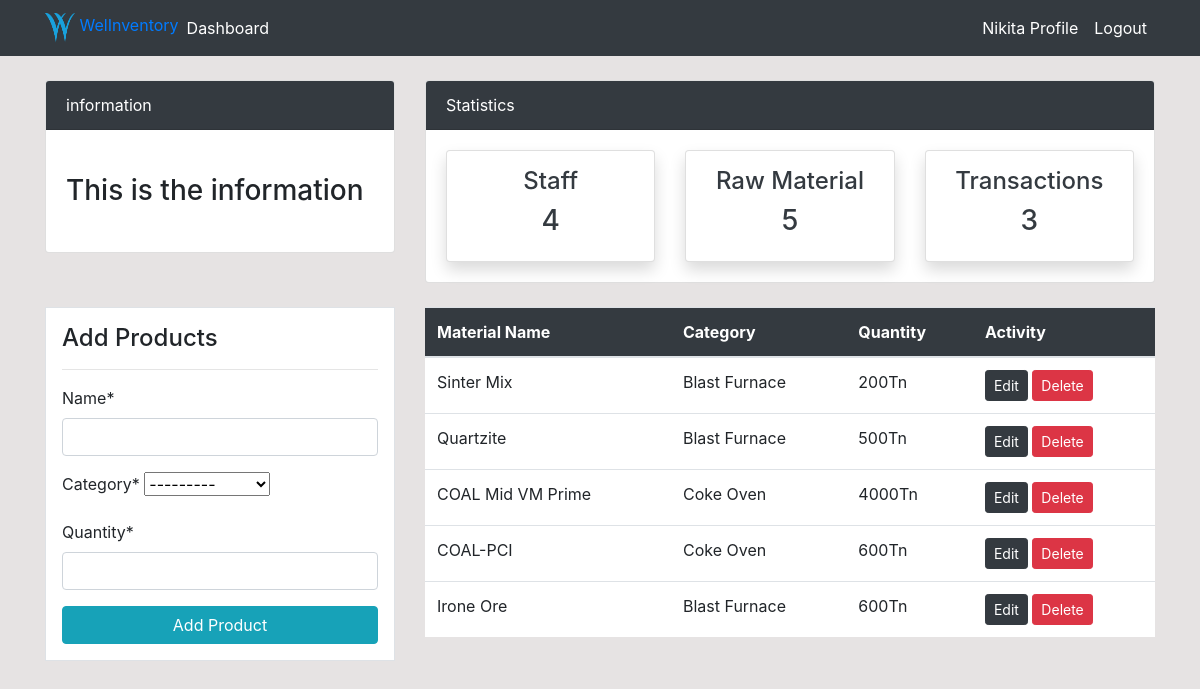
Screenshot of /products/ (signed in) with the database file from the repository.
### dashboard/models.py (models this page shows)
class Product(models.Model):
    name = models.CharField(max_length=100, null=True)
    category = models.CharField(max_length=20, choices=CATEGORY,null=True)
    quantity = models.PositiveIntegerField(null=True)

### dashboard/views.py (the view)
# urls.py: path('products/', views.products, name='dashboard-products'),
@login_required
def products(request):
     items = Product.objects.all()
     transactions = Transactions.objects.all()
     items_count = items.count()
     workers_count = User.objects.all().count()
     transactions_count = Transactions.objects.all().count()
     if request.method == 'POST':
          form = ProductForm(request.POST)
          if form.is_valid():
               form.save()
               product_name = form.cleaned_data.get('name')
               messages.success(request, f'{product_name} has been added')
               return redirect('dashboard-products')
     else:
          form = ProductForm()
     context = {
          'items':items,
          'form':form,
          'workers_count':workers_count,
          'transactions_count':transactions_count,
          'items_count':items_count
     }
     return render(request, 'dashboard/products.html',context)

### dashboard/forms.py
class ProductForm(forms.ModelForm):
    class Meta:
        model = Product
        fields = ['name', 'category', 'quantity']

### templates/dashboard/products.html (shortened to what this page needs)
{% extends 'partials/base.html' %}
{% block content %}
{% load crispy_forms_tags %}
{% include 'partials/topnav.html' %}
<div class="container">
    <div class="row my-4">
        <div class="col-md-4">
            <div class="border bg-white p-3">
                <h4>Add Products</h4>
                <hr>
                <form method="POST">
                  {{ form|crispy }}
                    <input class="btn btn-info btn-block" type="submit" value="Add Product">
                </form>
            </div>
        </div>
        <div class="col-md-8">
            <table class="table bg-white">
                <thead class="bg-dark">
                    <tr class="text-white">
                        <th scope="col">Material Name</th>
                        <th scope="col">Category</th>
                        <th scope="col">Quantity</th>
                        <th scope="col">Activity</th>
                    </tr>
                </thead>
                <tbody>
                    {% for item in items %}
                    <tr>
                    <td>{{ item.name }}</td>
                    <td>{{ item.category }}</td>
                    <td>{{ item.quantity }}Tn</td>
                        <td>
                            <a class="btn btn-dark btn-sm" href="{% url 'dashboard-products-update' item.id %}">Edit</a>
                            <a class="btn btn-danger btn-sm" href="{% url 'dashboard-products-delete' item.id %}">Delete</a>
                        </td>
                    </tr>
                    {% endfor %}
                </tbody>
            </table>
        </div>
    </div>
</div>
{% endblock %}

### templates/partials/nav.html (shortened to what this page needs)
<nav class="navbar navbar-expand-lg navbar-dark bg-dark">
    {% if user.is_authenticated %}
    <div class="container">
        <a href="{% url 'dashboard-index' %}">
        <img src="inventoryproject\templates\partials\icon1.png" width="30" height="30" class="d-inline-block align-top" alt="">
        WelInventory
      </a>
        <div class="collapse navbar-collapse" id="navbarSupportedContent">
            <ul class="navbar-nav mr-auto">
                       <li class="nav-item active">
                    <a class="nav-link text-white" href="{% url 'dashboard-index' %}">Dashboard </a>
                </li>
            </ul>
            <ul class="navbar-nav ml-auto">
                {% if user.is_authenticated and user.is_staff and user.is_superuser %}
                <li class="nav-item active">
                    <a class="nav-link text-white" href="{% url 'user-profile' %}">Admin Profile <span
                            class="sr-only">(current)</span></a>
                </li>
                {% else %}
                <li class="nav-item active">
                    <a class="nav-link text-white" href="{% url 'user-profile' %}">{{ user.username }} Profile </a>
                </li>
                {% endif %}
                <li class="nav-item">
                    <a class="nav-link text-white" href="{% url 'user-logout' %}">Logout</a>
                </li>
            </ul>
            {% endif %}
        </div>
    </div>
</nav>

### static/styles.css (style rules this page uses)
body { background: rgb(230, 227, 227); }

### rows the page displays
Product: name "Sinter Mix", category "Blast Furnace", quantity "200"
Product: name "Quartzite", category "Blast Furnace", quantity "500"
Product: name "COAL Mid VM Prime", category "Coke Oven", quantity "4000"
Product: name "COAL-PCI", category "Coke Oven", quantity "600"
Product: name "Irone Ore", category "Blast Furnace", quantity "600"

### other values shown
{{ user.username }} "Nikita"
{{ workers_count }} "4"
{{ items_count }} "5"
{{ transactions_count }} "3"
